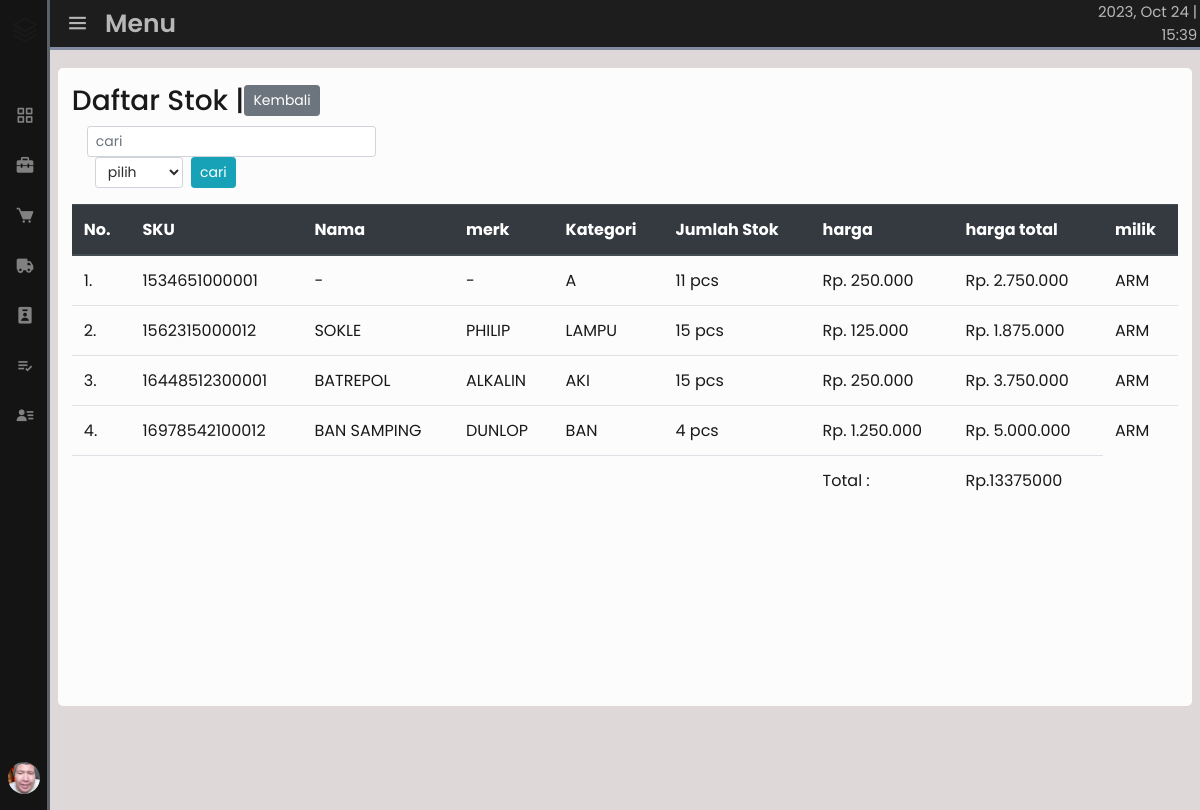
Screenshot of /stok_1/stok_sampingan.php (signed in) with the database file from the repository.
### tables this page shows
CREATE TABLE `dat_uss` (
  `id` int(225) NOT NULL,
  `nama` varchar(225) NOT NULL,
  `username` varchar(225) NOT NULL,
  `password` varchar(50) NOT NULL,
  `levl` varchar(225) NOT NULL,
  `bagian` varchar(225) NOT NULL,
  `type` varchar(225) NOT NULL,
  `gamb` varchar(225) NOT NULL
);

CREATE TABLE `stok_databarang` (
  `id` int(225) NOT NULL,
  `id_barang` varchar(225) NOT NULL,
  `nama_barang` varchar(225) NOT NULL,
  `merk` varchar(225) NOT NULL,
  `kategori` varchar(225) NOT NULL,
  `harga_beli` varchar(225) NOT NULL,
  `harga_jual` varchar(225) NOT NULL,
  `stok` varchar(225) NOT NULL,
  `keterangan` varchar(225) NOT NULL,
  `acc` varchar(225) NOT NULL,
  `tanggal_ket` date NOT NULL,
  `milik` varchar(225) NOT NULL
);

### stok_1/session.php (called while the page is built, shortened)
<?php
$iduser = $_SESSION['ID'];

### stok_1/stok_sampingan.php (the view, shortened to what this page needs)
<?php
include "header.php";
?>
<section class="recent">
  <div class="activity-card">
    <div class="row">
      <div class="form-inline">
        <h3>Daftar Stok |</h3>
        <a href="index.php" class="btn btn-secondary btn-sm mb-2"> Kembali</a>
      </div>
    </div>
    <div class="row">
      <div class="col-md-5">
        <div class="form-inline mb-3">
          <input type="text" id="input" class="form-control form-control-sm" placeholder="cari">
          <form method="POST" action="">
            <select name="cabs" id="cabs" class="form-control form-control-sm ml-2" required>
              <?php
              if (isset($_POST['cabs'])) {
                echo '<option value="' . $_POST['cabs'] . '" selected>' . $_POST['cabs'] . '</option>';
              } else {
                echo '<option value="" selected disabled>pilih</option>';
              }
              ?>
            </select>
            <button type="submit" name="get" class="btn btn-info btn-sm ml-1">cari</button>
          </form>
        </div>
      </div>
    </div>
    <div class="row">
      <div class="table table-responsive scroll">
        <table class="table table-hover">
          <thead class="thead-dark">
            <tr>
              <th>No.</th>
              <th>SKU</th>
              <th>Nama</th>
              <th>merk</th>
              <th>Kategori</th>
              <th>Jumlah Stok</th>
              <th>harga</th>
              <th>harga total</th>
              <th>milik</th>
            </tr>
          </thead>
          <tbody id="table">
            <?php
            if (!isset($_POST['get'])) {
              $n = 1;
              if ($cabs = "OPS") {
                $isi = mysqli_query($conn, " SELECT * FROM `stok_databarang` ORDER BY `milik` ASC") or die(mysqli_error($conn));
              } else {
                $isi = mysqli_query($conn, " SELECT * FROM `stok_databarang` WHERE `milik` = '$cabs' ORDER BY `milik` ASC") or die(mysqli_error($conn));
              }
            }
            while ($data = mysqli_fetch_array($isi)) {
            ?>
              <tr>
                <td><?= $n++ . '.'; ?></td>
                <td><?= $data['id_barang']; ?></td>
                <td><?= $data['nama_barang']; ?></td>
                <td><?= $data['merk'] ?></td>
                <td><?= $data['kategori']; ?></td>
                <td><?= $data['stok']; ?> pcs</td>
                <td><?= rupiah($data['harga_beli']); ?></td>
                <td>
                  <?= rupiah($data['harga_beli'] * $data['stok']); ?>
                </td>
                <td><?= $data['milik']; ?></td>
              </tr>
            <?php } ?>
            <tr>
              <?php
              for ($i = 0; $i < 6; $i++) {
                echo '<td id="' . $i . '"></td>';
              }
              ?>
              <td>Total :</td>
              <td>
                <p id="cekto">
                </p>
              </td>
            </tr>
          </tbody>
        </table>
      </div>
    </div>
  </div>
</section>
<?php
include "footer.php";

### stok_1/header.php (shortened to what this page needs)
<?php
include "../config.php";
include "session.php";
function rupiah($angka){
  $hasil_rupiah = "Rp. " . number_format($angka, 0, ',', '.');
  return $hasil_rupiah;
}
?>
<head>
	<link rel="stylesheet" href="https://cdn.jsdelivr.net/gh/lykmapipo/themify-icons@0.1.2/css/themify-icons.css">
	<link href='https://unpkg.com/boxicons@2.0.7/css/boxicons.min.css' rel='stylesheet'>
	<link rel="stylesheet" href="https://maxcdn.bootstrapcdn.com/bootstrap/4.5.2/css/bootstrap.min.css">
	<link rel="stylesheet" href="https://cdn.jsdelivr.net/npm/bootstrap-select@1.13.14/dist/css/bootstrap-select.min.css">
	<link rel="stylesheet" type="text/css" href="sttyle.css">
</head>
<div class="sidebar closed">
	<div class="logo-details">
		<i class='bx bx-layer'></i>
	</div>
	<ul class="nav-links">
		<li>
			<a href="index.php">
				<i class='bx bx-grid-alt'></i>
			</a>
		</li>
		<li>
			<a href="data_barang.php">
				<i class='bx bxs-briefcase-alt-2'></i>
			</a>
		</li>
		<li>
			<a href="menu_pembelian.php">
				<i class='bx bxs-cart'></i>
			</a>
		</li>
		<li>
			<a href="distribusi.php">
				<i class='bx bxs-truck'></i>
			</a>
		</li>
		<li>
			<a href="lap_beli.php">
				<i class='bx bxs-user-badge'></i>
			</a>
		</li>
		<li>
			<a href="lap_pemakaian.php">
				<i class='bx bx-list-check'></i>
			</a>
		</li>
		<li>
			<div class="iocn-link">
				<a href="#">
					<i class='bx bxs-user-detail'></i>
				</a>
			</div>
		</li>
		<?php
		$isi_user = mysqli_query($conn, "SELECT * FROM `dat_uss` WHERE `id` = $iduser") or die(mysqli_error($conn));
		$user = mysqli_fetch_assoc($isi_user);
		if (empty($user['gamb'])) {
			$pict = 'icon_none.png';
		} else {
			$pict = $user['gamb'];
		}
		?>
		<li>
			<div class="profile-details">
				<div class="profile-content">
					<a href="../ot.php" data-toggle="tooltip" title="log_out.?" data-placement="right">
						<img src="../gamb_user/<?= $pict; ?>" alt="profileImg">
					</a>
				</div>
			</div>
		</li>
	</ul>
</div>
<header class="home-section">
	<div class="home-content">
		<i class='bx bx-menu'></i>
		<span class="text">Menu</span>
		<span class="text-right date"><?= date('Y, M d') . '  |  ' . date('H:i');  ?></span>
	</div>
</header>
<main class="mains">

### stok_1/footer.php (shortened to what this page needs)
</main>
</body>
</html>

### stok_1/sttyle.css (style rules this page uses)
* { margin: 0; padding: 0; box-sizing: border-box; font-family: 'Poppins', sans-serif; color: #19191a; }
.sidebar { position: fixed; top: 0; left: 0; height: 100%; width: 220px; background: #141414; border-right: 3px solid #5b6169; z-index: 100; transition: all 0.5s ease; }
.sidebar.closed { width: 50px; }
.sidebar .logo-details { height: 60px; width: 100%; display: flex; align-items: center; }
.sidebar .logo-details i { font-size: 30px; height: 50px; min-width: 50px; text-align: center; line-height: 50px; }
.bx-layer { transition: all 0.5s ease; animation: RGBs 10s infinite alternate-reverse; }
.sidebar .nav-links { height: 100%; padding: 30px 0 150px 0; overflow: auto; }
.sidebar.closed .nav-links { overflow: visible; }
.sidebar .nav-links li { position: relative; list-style: none; transition: all 0.4s ease; }
.sidebar .nav-links li .iocn-link { display: flex; align-items: center; justify-content: space-between; }
.sidebar .nav-links li i { height: 50px; min-width: 50px; text-align: center; line-height: 50px; color: #818181; font-size: 20px; cursor: pointer; transition: all 0.3s ease; }
.sidebar .nav-links li a { display: flex; align-items: center; text-decoration: none; }
.sidebar .profile-details { position: fixed; bottom: 0; width: 220px; display: flex; align-items: center; justify-content: space-between; background: #25203a; padding: 12px 0; transition: all 0.5s ease; }
.sidebar.closed .profile-details { background: none; }
.sidebar.closed .profile-details { width: 78px; }
.sidebar .profile-details .profile-content { display: flex; align-items: center; }
.sidebar .profile-details img { height: 40px; width: 40px; object-fit: cover; border-radius: 50px; margin: 0 14px 0 4px; transition: all 0.5s ease; animation: RGB 30s infinite alternate; }
.sidebar.closed .profile-details img { padding: 4px; }
.home-section { position: fixed; z-index: 102; background: #b2bfe2; height: 40px; left: 220px; width: calc(100% - 220px); transition: all 0.5s ease; }
.mains { position: relative; top: 50px; left: 220px; min-height: calc(100vh - 40px); width: calc(100% - 220px); align-items: center; background: #dfd8d8; justify-content: center; transition: all 0.5s ease; padding: 0.5rem 0.5rem; }
.table-responsive { overflow: auto; justify-content: center; }
.scroll { height: 470px; }
.activity-card { border-radius: 5px; margin-top: 10px; background-color: #fcfcfc; padding: 1rem 1.8rem 1rem 1.8rem; }
.activity-card .form-control { background-color: #ffffff; color: #2c2c2c; }
.activity-card .form-control option { color: #2c2c2c; }
.sidebar.closed ~ .home-section { left: 50px; width: calc(100% - 40px); }
.sidebar.closed ~ .mains { left: 50px; width: calc(100% - 50px); }
.home-section .home-content { position: relative; height: 50px; display: flex; align-items: center; background: #1d1d1d; border-bottom: 3px solid #828b9f; }
.home-section .home-content .date { padding-left: calc(100% - 25%); margin: 0.8rem; }
.home-section .home-content .bx-menu, .home-section .home-content .text, .home-section .home-content .date { color: #b7b7b7; font-size: 25px; }
.home-section .home-content .date { color: #b7b7b7; font-size: 15px; }
.home-section .home-content .bx-menu { margin: 0 15px; cursor: pointer; }
.home-section .home-content .text { font-size: 25px; font-weight: 600; }
img { border-radius: 50%; width: 85px; height: 85px; padding: 0.3rem; text-decoration: none; color: white; }

### rows the page displays
dat_uss: gamb (picture)
stok_databarang: id_barang "1534651000001", nama_barang "-", merk "-", kategori "A", stok "11", harga_beli "Rp. 250.000", rupiah($data['harga_beli'] * $data['stok']) "Rp. 2.750.000", milik "ARM"
stok_databarang: id_barang "1562315000012", nama_barang "SOKLE", merk "PHILIP", kategori "LAMPU", stok "15", harga_beli "Rp. 125.000", rupiah($data['harga_beli'] * $data['stok']) "Rp. 1.875.000", milik "ARM"
stok_databarang: id_barang "16448512300001", nama_barang "BATREPOL", merk "ALKALIN", kategori "AKI", stok "15", harga_beli "Rp. 250.000", rupiah($data['harga_beli'] * $data['stok']) "Rp. 3.750.000", milik "ARM"
stok_databarang: id_barang "16978542100012", nama_barang "BAN SAMPING", merk "DUNLOP", kategori "BAN", stok "4", harga_beli "Rp. 1.250.000", rupiah($data['harga_beli'] * $data['stok']) "Rp. 5.000.000", milik "ARM"
